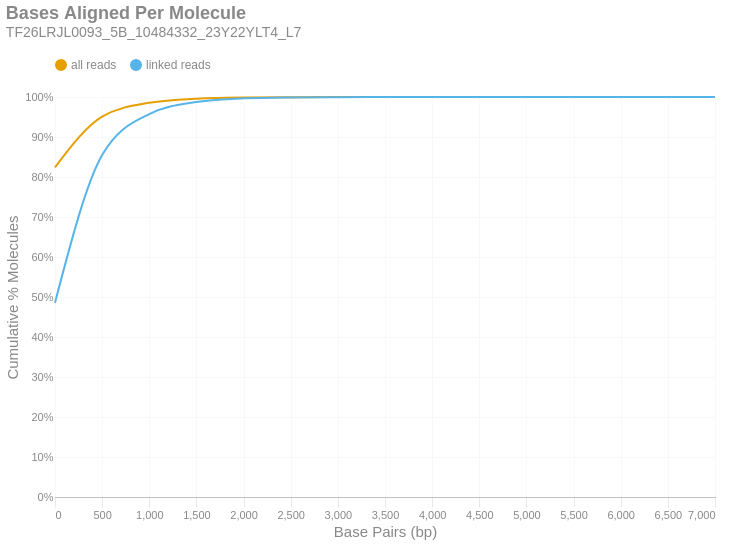

Notebook code for this chart:
### Markdown cell above
### Bases Aligned Per Molecule
This is a cumulative frequency distribution showing the number of base pairs aligned per unique molecule. These data are shown in 500 bp bins. There are two distributions: one with `all reads` (yellow) and another with only `linked reads` (blue). The percent of molecules in the `linked reads` distribution is relative to the total number of linked molecules.

### Code cell
if SKIPLR:
    print_html(f"Skipped")
else:
    binned_df = consolidated_hist(valids['aligned_bp'], mask, 500, True)
    with SafeRender(binned_df):
        (
            density_plot(binned_df, 'Bases Aligned Per Molecule', samplename, 'basesper')
            .encode(
                x=alt.X('bin:Q', title="Base Pairs (bp)").axis(tickMinStep=500).scale(padding=0),
                y=alt.Y('value:Q', title='Cumulative % Molecules')
                    .axis(format='%')
                    .scale(domain = [0,1])
                    .stack(False),
                color=alt.Color("key:N").scale(domain = ["all reads", "linked reads"]),
                tooltip = [
                    alt.Tooltip("key:N", title = "Data Type"),
                    alt.Tooltip("range_label:N", title="Bases Aligned Per Molecule"),
                    alt.Tooltip("value:Q", format = ".2%", title="% Molecules (Cum.)")
                ]
            )
        ).display()

### Figure 1 — Vega-Lite specification as saved in the notebook (floating-point values rounded to 4 significant figures)
{"width": "container", "height": 400, "config": {"title": {"anchor": "start", "dy": -15, "fontSize": 18, "color": "#888888", "subtitleColor": "#888888", "subtitleFontSize": 14}, "arc": {"fill": "#0072B2"}, "axis": {"domainColor": "#888888", "domainWidth": 0.5, "gridWidth": 0.2, "grid": false, "titleFontWeight": 400, "titleFontSize": 15, "labelFontSize": 11, "labelColor": "#888888", "tickColor": "#888888", "tickWidth": 0.2, "titleColor": "#888888"}, "axisBand": {"grid": false}, "axisX": {"grid": true, "tickSize": 10, "domainCap": "round"}, "axisY": {"domain": false, "grid": true, "tickSize": 0, "domainCap": "round"}, "background": "transparent", "header": {"labelFontSize": 15, "labelColor": "#888888", "titleFontSize": 15, "titleFontWeight": 600, "titleColor": "#888888"}, "legend": {"labelFont": "sans-serif", "labelFontSize": 12, "labelColor": "#888888", "symbolSize": 100, "symbolType": "circle", "titleFontSize": 12, "titlePadding": 10, "titleColor": "#888888", "title": null, "orient": "top"}, "range": {"category": ["#E69F00", "#56B4E9", "#009E73", "#F0E442", "#0072B2", "#D55E00", "#CC79A7", "#000000"], "diverging": ["#cfe8f3", "#a2d4ec", "#73bfe2", "#46abdb", "#1696d2", "#12719e"]}, "area": {"fill": "#0072B2", "fillOpacity": 0.7, "line": true, "strokeOpacity": 0.7}, "line": {"color": "#0072B2", "stroke": "#0072B2", "strokeWidth": 2}, "trail": {"color": "#0072B2", "stroke": "#0072B2", "strokeWidth": 0, "size": 1}, "point": {"filled": true, "fillOpacity": 1.0, "size": 95}, "text": {"color": "#888888", "fontSize": 11, "align": "right", "fontWeight": 400, "size": 11}, "bar": {"fill": "#0072B2", "stroke": null}, "view": {"stroke": null, "continuousWidth": 660, "continuousHeight": 400}}, "data": {"name": "data-f8b94c0b4232d28752a8e52d707409ef"}, "mark": {"type": "line", "interpolate": "monotone", "point": {"opacity": 0, "size": 275}}, "encoding": {"color": {"field": "key", "scale": {"domain": ["all reads", "linked reads"]}, "type": "nominal"}, "tooltip": [{"field": "key", "title": "Data Type", "type": "nominal"}, {"field": "range_label", "title": "Bases Aligned Per Molecule", "type": "nominal"}, {"field": "value", "format": ".2%", "title": "% Molecules (Cum.)", "type": "quantitative"}], "x": {"axis": {"tickMinStep": 500}, "field": "bin", "scale": {"padding": 0}, "title": "Base Pairs (bp)", "type": "quantitative"}, "y": {"axis": {"format": "%"}, "field": "value", "scale": {"domain": [0, 1]}, "stack": false, "title": "Cumulative % Molecules", "type": "quantitative"}}, "params": [{"name": "param_c36ac31b6afebe62", "select": {"type": "point", "fields": ["key"]}, "bind": "legend"}], "title": {"text": "Bases Aligned Per Molecule", "subtitle": "TF26LRJL0093_5B_10484332_23Y22YLT4_L7"}, "transform": [{"fold": ["all reads (cumsum)", "linked reads (cumsum)"]}, {"calculate": "replace(datum.key, ' (cumsum)', '')", "as": "key"}, {"filter": {"param": "param_c36ac31b6afebe62"}}], "usermeta": {"embedOptions": {"downloadFileName": "TF26LRJL0093_5B_10484332_23Y22YLT4_L7.basesper"}}, "$schema": "https://vega.github.io/schema/vega-lite/v6.4.1.json", "datasets": {"data-f8b94c0b4232d28752a8e52d707409ef": [{"bin": "0.0", "interval": "0.0-500.0", "all reads": 0.8243, "linked reads": 0.4859, "all reads (cumsum)": 0.8243, "linked reads (cumsum)": 0.4859, "range_label": "0-499"}, {"bin": "500.0", "interval": "500.0-1000.0", "all reads": 0.1267, "linked reads": 0.3689, "all reads (cumsum)": 0.951, "linked reads (cumsum)": 0.8547, "range_label": "500-999"}, {"bin": "1000.0", "interval": "1000.0-1500.0", "all reads": 0.03464, "linked reads": 0.1026, "all reads (cumsum)": 0.9856, "linked reads (cumsum)": 0.9573, "range_label": "1000-1499"}, {"bin": "1500.0", "interval": "1500.0-2000.0", "all reads": 0.01019, "linked reads": 0.0302, "all reads (cumsum)": 0.9958, "linked reads (cumsum)": 0.9875, "range_label": "1500-1999"}, {"bin": "2000.0", "interval": "2000.0-2500.0", "all reads": 0.003052, "linked reads": 0.009044, "all reads (cumsum)": 0.9988, "linked reads (cumsum)": 0.9966, "range_label": "2000-2499"}, {"bin": "2500.0", "interval": "2500.0-3000.0", "all reads": 0.0008001, "linked reads": 0.00237, "all reads (cumsum)": 0.9996, "linked reads (cumsum)": 0.9989, "range_label": "2500-2999"}, {"bin": "3000.0", "interval": "3000.0-3500.0", "all reads": 0.0002457, "linked reads": 0.0007283, "all reads (cumsum)": 0.9999, "linked reads (cumsum)": 0.9997, "range_label": "3000-3499"}, {"bin": "3500.0", "interval": "3500.0-4000.0", "all reads": 7.411e-05, "linked reads": 0.0002197, "all reads (cumsum)": 1.0, "linked reads (cumsum)": 0.9999, "range_label": "3500-3999"}, {"bin": "4000.0", "interval": "4000.0-4500.0", "all reads": 2.554e-05, "linked reads": 7.571e-05, "all reads (cumsum)": 1.0, "linked reads (cumsum)": 1.0, "range_label": "4000-4499"}, {"bin": "4500.0", "interval": "4500.0-5000.0", "all reads": 7.915e-06, "linked reads": 2.346e-05, "all reads (cumsum)": 1.0, "linked reads (cumsum)": 1.0, "range_label": "4500-4999"}, {"bin": "5000.0", "interval": "5000.0-5500.0", "all reads": 4.317e-06, "linked reads": 1.28e-05, "all reads (cumsum)": 1.0, "linked reads (cumsum)": 1.0, "range_label": "5000-5499"}, {"bin": "5500.0", "interval": "5500.0-6000.0", "all reads": 3.598e-07, "linked reads": 1.066e-06, "all reads (cumsum)": 1.0, "linked reads (cumsum)": 1.0, "range_label": "5500-5999"}, {"bin": "6000.0", "interval": "6000.0-6500.0", "all reads": 0.0, "linked reads": 0.0, "all reads (cumsum)": 1.0, "linked reads (cumsum)": 1.0, "range_label": "6000-6499"}, {"bin": "6500.0", "interval": "6500.0-7000.0", "all reads": 3.598e-07, "linked reads": 1.066e-06, "all reads (cumsum)": 1.0, "linked reads (cumsum)": 1.0, "range_label": "6500-6999"}, {"bin": "7000.0", "interval": "7000.0-7500.0", "all reads": 7.195e-07, "linked reads": 2.133e-06, "all reads (cumsum)": 1.0, "linked reads (cumsum)": 1.0, "range_label": "7000-7499"}]}}
